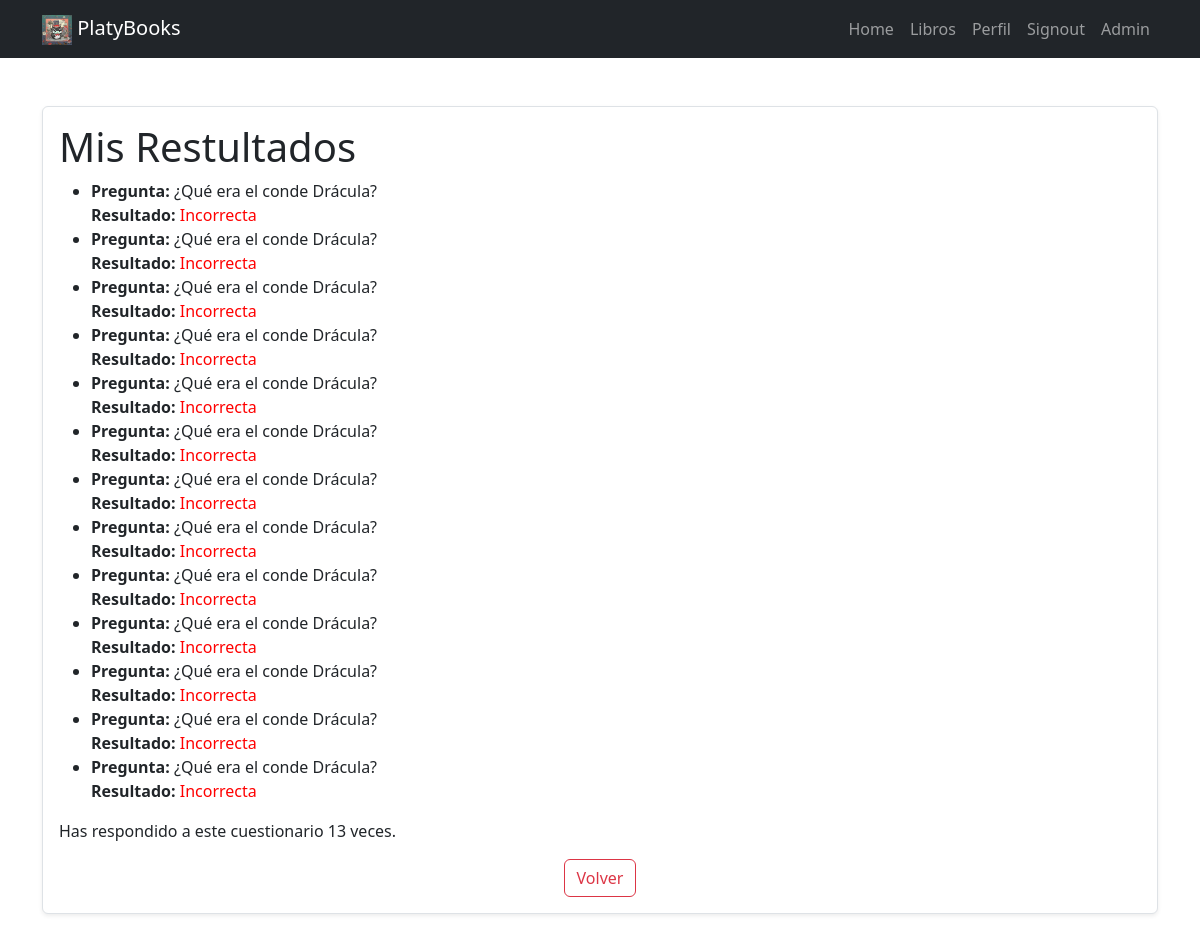
Page /quiz_result/1 (signed in) on the earlier database version.
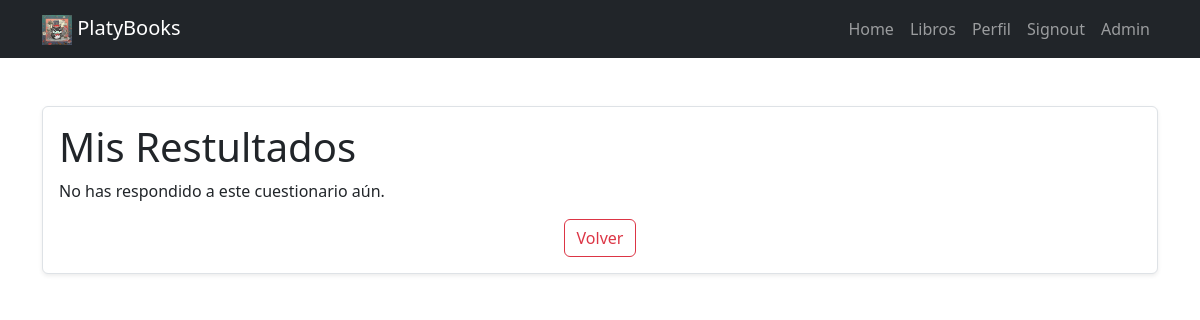
Same page on the later database version.
### tasks/models.py (models this page shows, shortened)
class UserQuizResponse(models.Model):
    user = models.ForeignKey(User, on_delete=models.CASCADE, related_name="quiz_responses")
    quiz = models.ForeignKey(Quiz, on_delete=models.CASCADE, related_name="user_responses")
    answer = models.ForeignKey(Answer, on_delete=models.CASCADE)
    is_correct = models.BooleanField(default=False)
    date_submitted = models.DateTimeField(auto_now_add=True)

class Quiz(models.Model):
    book = models.ForeignKey(Book, on_delete=models.CASCADE, related_name="quizzes")
    question = models.TextField()
    response_count = models.IntegerField(default=0)

### tasks/views.py (the view)
# urls.py: path('quiz_result/<int:quiz_id>', views.quiz_result, name='quiz_result'),
@login_required
def quiz_result(request, quiz_id):
    responses = UserQuizResponse.objects.filter(quiz_id=quiz_id, user=request.user)
    return render(request, 'quiz_result.html', {'responses': responses})

### tasks/templates/quiz_result.html
{% extends 'base.html' %}
{% block content %}
<main class="container py-5">
    <section class="card card-body border rounded shadow-sm">
        <h1>Mis Restultados</h1>
        {% if responses %}
            <ul>
                {% for response in responses %}
                    <li>
                        <strong>Pregunta:</strong> {{ response.quiz.question }}<br>
                        <strong>Resultado:</strong>
                        {% if response.is_correct %}
                            <span style="color: green;">Correcta</span>
                        {% else %}
                            <span style="color: red;">Incorrecta</span>
                        {% endif %}
                    </li>
                {% endfor %}
            </ul>
            <p>Has respondido a este cuestionario {{ responses.count }} veces.</p>
        {% else %}
            <p>No has respondido a este cuestionario aún.</p>
        {% endif %}
        <div class="text-center">
            <a href="/buscar-libros" class="btn btn-outline-danger">
                Volver
            </a>
        </div>
    </section>
</main>
{% endblock %}

Differences in the rows shown:
removed UserQuizResponse: quiz.question "¿Qué era el conde Drácula?", is_correct "Incorrecta"
removed UserQuizResponse: quiz.question "¿Qué era el conde Drácula?", is_correct "Incorrecta"
removed UserQuizResponse: quiz.question "¿Qué era el conde Drácula?", is_correct "Incorrecta"
removed UserQuizResponse: quiz.question "¿Qué era el conde Drácula?", is_correct "Incorrecta"
removed UserQuizResponse: quiz.question "¿Qué era el conde Drácula?", is_correct "Incorrecta"
removed UserQuizResponse: quiz.question "¿Qué era el conde Drácula?", is_correct "Incorrecta"
removed UserQuizResponse: quiz.question "¿Qué era el conde Drácula?", is_correct "Incorrecta"
removed UserQuizResponse: quiz.question "¿Qué era el conde Drácula?", is_correct "Incorrecta"
removed UserQuizResponse: quiz.question "¿Qué era el conde Drácula?", is_correct "Incorrecta"
removed UserQuizResponse: quiz.question "¿Qué era el conde Drácula?", is_correct "Incorrecta"
removed UserQuizResponse: quiz.question "¿Qué era el conde Drácula?", is_correct "Incorrecta"
removed UserQuizResponse: quiz.question "¿Qué era el conde Drácula?", is_correct "Incorrecta"
removed UserQuizResponse: quiz.question "¿Qué era el conde Drácula?", is_correct "Incorrecta"
Other differences:
{{ responses.count }}: "13" → (not shown)
text no longer shown: "Has respondido a este cuestionario veces."
text now shown: "No has respondido a este cuestionario aún."
